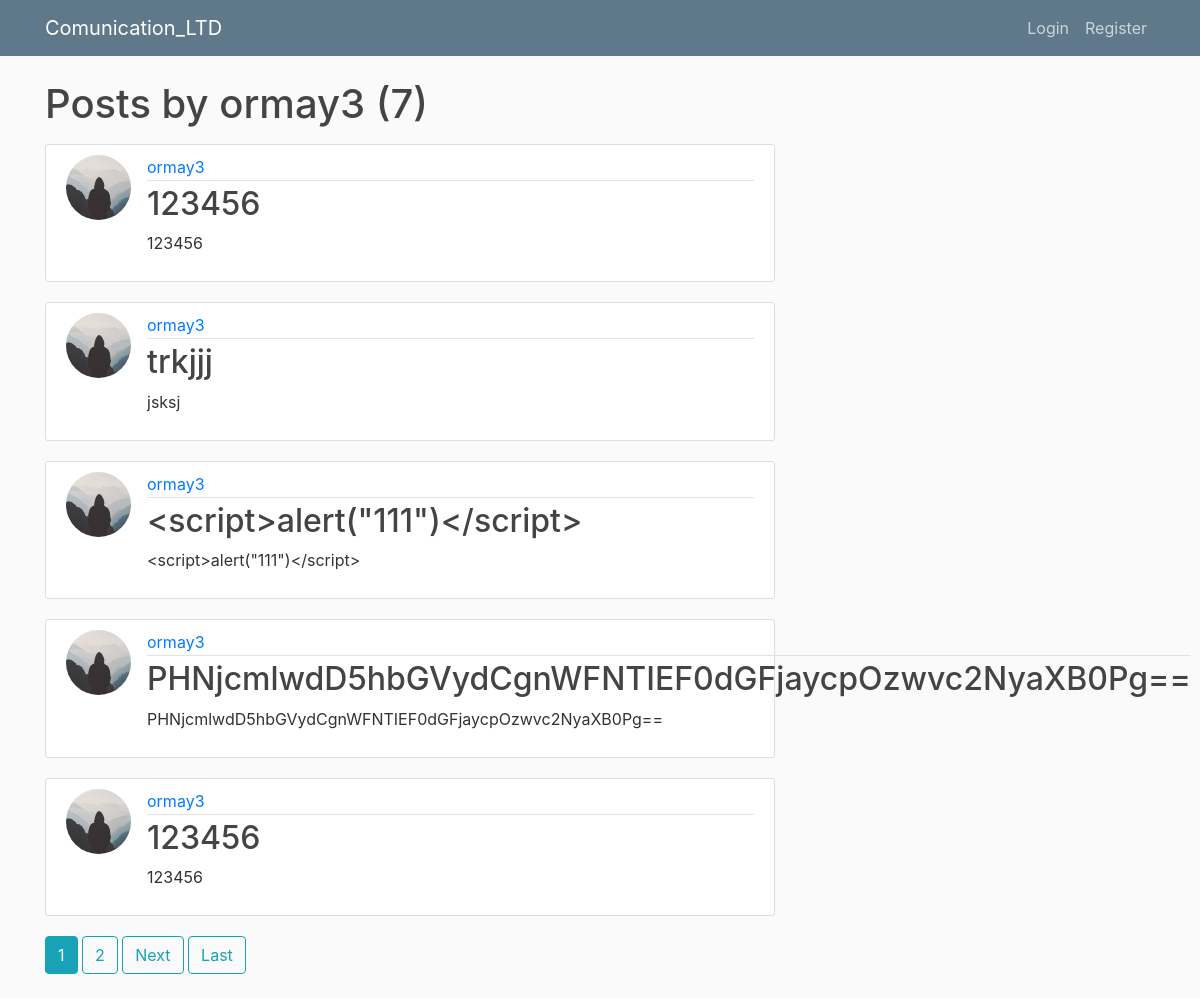
The page /user/ormay3 on the database its author committed.
### project/models.py (models this page shows, shortened)
class Post(models.Model):
    title = models.CharField(max_length=100)
    content = models.CharField(max_length=100)                                 #models.TextField()
    date_posted = models.DateTimeField(default=timezone.now)
    author = models.ForeignKey(User, on_delete=models.CASCADE)

### users/models.py (models this page shows, shortened)
class Profile(models.Model):
    user = models.OneToOneField(User, on_delete=models.CASCADE)
    image = models.ImageField(default='default.jpg', upload_to='profile_pics')

### project/views.py (the view)
# urls.py: path('user/<str:username>', UserPostListView.as_view(), name='user-posts'),
class UserPostListView(ListView):
    model = Post
    template_name = 'project/user_posts.html'  # <app>/<model>_<viewtype>.html
    context_object_name = 'posts'
    paginate_by = 5
    def get_queryset(self):
        user = get_object_or_404(User, username=self.kwargs.get('username'))
        return Post.objects.filter(author=user).order_by('-date_posted')

### project/templates/project/user_posts.html (shortened to what this page needs)
{% extends "project/base.html" %}
{% block content %}
    <h1 class="mb-3">Posts by {{ view.kwargs.username }} ({{ page_obj.paginator.count }})</h1>
    {% for post in posts %}
        <article class="media content-section">
          <img class="rounded-circle article-img" src="{{ post.author.profile.image.url }}">
          <div class="media-body">
            <div class="article-metadata">
              <a class="mr-2" href="{% url 'user-posts' post.author.username %}">{{ post.author }}</a>
            </div>
            <h2><a class="article-title" href="{% url 'post-detail' post.id %}">{{ post.title }}</a></h2>
            <p class="article-content">{{ post.content }}</p>
          </div>
        </article>
    {% endfor %}
    {% if is_paginated %}
      {% for num in page_obj.paginator.page_range %}
        {% if page_obj.number == num %}
          <a class="btn btn-info mb-4" href="?page={{ num }}">{{ num }}</a>
        {% elif num > page_obj.number|add:'-3' and num < page_obj.number|add:'3' %}
          <a class="btn btn-outline-info mb-4" href="?page={{ num }}">{{ num }}</a>
        {% endif %}
      {% endfor %}
      {% if page_obj.has_next %}
        <a class="btn btn-outline-info mb-4" href="?page={{ page_obj.next_page_number }}">Next</a>
        <a class="btn btn-outline-info mb-4" href="?page={{ page_obj.paginator.num_pages }}">Last</a>
      {% endif %}
    {% endif %}
{% endblock content %}

### project/templates/project/base.html (shortened to what this page needs)
{% load static %}
<!DOCTYPE html>
<html>
<head>
    <link rel="stylesheet" href="https://maxcdn.bootstrapcdn.com/bootstrap/4.0.0/css/bootstrap.min.css">
    <link rel="stylesheet" type="text/css" href="{% static 'project/main.css' %}">
</head>
<body>
    <header class="site-header">
      <nav class="navbar navbar-expand-md navbar-dark bg-steel fixed-top">
        <div class="container">
          <a class="navbar-brand mr-4" href="{% url 'project-home' %}">Comunication_LTD</a>
          <div class="collapse navbar-collapse" id="navbarToggle">
            <div class="navbar-nav">
              {% if user.is_authenticated %}
                <a class="nav-item nav-link" href="{% url 'post-create' %}">New Client</a>
                <a class="nav-item nav-link" href="{% url 'profile' %}">Profile</a>
                <a class="nav-item nav-link" href="{% url 'logout' %}">Logout</a>
              {% else %}
                <a class="nav-item nav-link" href="{% url 'login' %}">Login</a>
                <a class="nav-item nav-link" href="{% url 'register' %}">Register</a>
              {% endif %}
            </div>
          </div>
        </div>
      </nav>
    </header>
    <main role="main" class="container">
      <div class="row">
        <div class="col-md-8">
          {% block content %}{% endblock %}
        </div>
        </div>
    </main>
</body>
</html>

### project/static/project/main.css (style rules this page uses)
body { background: #fafafa; color: #333333; margin-top: 5rem; }
h1, h2, h3, h4, h5, h6 { color: #444444; }
.bg-steel { background-color: #5f788a; }
.site-header .navbar-nav .nav-link { color: #cbd5db; }
.content-section { background: #ffffff; padding: 10px 20px; border: 1px solid #dddddd; border-radius: 3px; margin-bottom: 20px; }
.article-title { color: #444444; }
.article-content { white-space: pre-line; }
.article-img { height: 65px; width: 65px; margin-right: 16px; }
.article-metadata { padding-bottom: 1px; margin-bottom: 4px; border-bottom: 1px solid #e3e3e3 }

### rows shown on the page
Post: author.profile.image (placeholder picture), author "ormay3", title "123456", content "123456"
Post: author.profile.image (placeholder picture), author "ormay3", title "trkjjj", content "jsksj"
Post: author.profile.image (placeholder picture), author "ormay3", title "<script>alert(\"111\")</script>", content "<script>alert(\"111\")</script>"
Post: author.profile.image (placeholder picture), author "ormay3", title "PHNjcmlwdD5hbGVydCgnWFNTIEF0dGFjaycpOzwvc2NyaXB0Pg==", content "PHNjcmlwdD5hbGVydCgnWFNTIEF0dGFjaycpOzwvc2NyaXB0Pg=="
Post: author.profile.image (placeholder picture), author "ormay3", title "123456", content "123456"

### other values the page prints
{{ view.kwargs.username }} "ormay3"
{{ page_obj.paginator.count }} "7"
{{ num }} "1"
{{ num }} "2"
